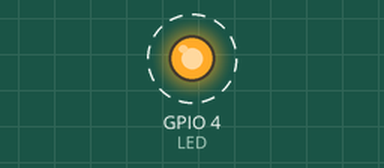
Recording of a program running on a simulated ESP32. Shown: output pins drawn as LEDs (lit = HIGH). Dashed ring = blinking. WiFi joins after 1.5 s; servers stay silent unless stated; what the program prints to the serial monitor is not drawn.

Above: at 4.0 s.
Timing chart, 0 to 8.1 s (numbered marks = the images above):
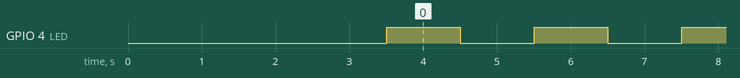

The program:

main.cpp
```cpp
#include <Arduino.h>
#include <WebServer.h>
#include "esp_camera.h"


#define LED 4
const char* ssid = "Glide_Resident";
const char* password = "BringFlintPhoto";
// Create a web server on port 80
WebServer server(80);

String ledStatus = "OFF";


void handleRoot() {
  String html = "<html><head><title>ESP32 LED Status</title></head><body>";
  html += "<h1>LED Status: " + ledStatus + "</h1>";
  html += "</body></html>";
  server.send(200, "text/html", html);
}

void setup() {
  Serial.begin(115200);
  delay(2000); // Give time for Serial to initialize
  Serial.println("Start of setup");

  pinMode(LED, OUTPUT);

  // Connect to WiFi
  WiFi.begin(ssid, password);
  Serial.print("Connecting to WiFi");
  int attempt = 0;
  while (WiFi.status() != WL_CONNECTED) {
    delay(500);
    Serial.print(".");
    attempt++;
    if (attempt > 20) {  // Timeout after ~10 seconds
      Serial.println("\nFailed to connect to WiFi.");
      return;
    }
  }

  Serial.println("");
  Serial.println("WiFi connected.");
  Serial.print("ESP32 IP Address: ");
  Serial.println(WiFi.localIP());

  // Setup web server
  server.on("/", handleRoot);
  server.begin();
  Serial.println("HTTP server started");
}
void loop() {
  digitalWrite(LED, HIGH);
  ledStatus = "ON";
  Serial.println("LED is on");
  delay(1000);

  digitalWrite(LED, LOW);
  ledStatus = "OFF";
  Serial.println("LED is off");
  delay(1000);

  server.handleClient();
}
```

Measured:
- by itself, GPIO 4 (LED): alternates HIGH for 1.0 s and LOW for 1.0 s
